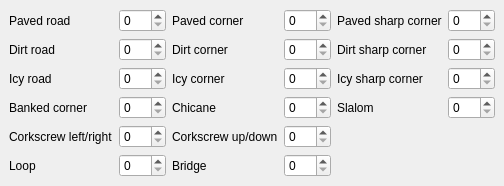
<?xml version="1.0" encoding="UTF-8"?>
<ui version="4.0">
 <class>SpeedResource</class>
 <widget class="QWidget" name="SpeedResource">
  <layout class="QVBoxLayout" name="verticalLayout">
   <property name="margin">
    <number>0</number>
   </property>
   <item>
    <widget class="QWidget" name="gridWidget">
     <layout class="QGridLayout" name="gridLayout">
      <property name="sizeConstraint">
       <enum>QLayout::SetFixedSize</enum>
      </property>
      <item row="0" column="0">
       <widget class="QLabel" name="labelPavedRoad">
        <property name="text">
         <string>Paved road</string>
        </property>
       </widget>
      </item>
      <item row="0" column="1">
       <widget class="QSpinBox" name="spinBoxPavedRoad">
        <property name="maximum">
         <number>255</number>
        </property>
       </widget>
      </item>
      <item row="0" column="2">
       <widget class="QLabel" name="labelPavedCorner">
        <property name="text">
         <string>Paved corner</string>
        </property>
       </widget>
      </item>
      <item row="0" column="3">
       <widget class="QSpinBox" name="spinBoxPavedCorner">
        <property name="maximum">
         <number>255</number>
        </property>
       </widget>
      </item>
      <item row="0" column="4">
       <widget class="QLabel" name="labelPavedSharpCorner">
        <property name="text">
         <string>Paved sharp corner</string>
        </property>
       </widget>
      </item>
      <item row="0" column="5">
       <widget class="QSpinBox" name="spinBoxPavedSharpCorner">
        <property name="maximum">
         <number>255</number>
        </property>
       </widget>
      </item>
      <item row="1" column="0">
       <widget class="QLabel" name="labelDirtRoad">
        <property name="text">
         <string>Dirt road</string>
        </property>
       </widget>
      </item>
      <item row="1" column="1">
       <widget class="QSpinBox" name="spinBoxDirtRoad">
        <property name="maximum">
         <number>255</number>
        </property>
       </widget>
      </item>
      <item row="1" column="2">
       <widget class="QLabel" name="labelDirtCorner">
        <property name="text">
         <string>Dirt corner</string>
        </property>
       </widget>
      </item>
      <item row="1" column="3">
       <widget class="QSpinBox" name="spinBoxDirtCorner">
        <property name="maximum">
         <number>255</number>
        </property>
       </widget>
      </item>
      <item row="1" column="4">
       <widget class="QLabel" name="labelDirtSharpCorner">
        <property name="text">
         <string>Dirt sharp corner</string>
        </property>
       </widget>
      </item>
      <item row="1" column="5">
       <widget class="QSpinBox" name="spinBoxDirtSharpCorner">
        <property name="maximum">
         <number>255</number>
        </property>
       </widget>
      </item>
      <item row="2" column="0">
       <widget class="QLabel" name="labelIcyRoad">
        <property name="text">
         <string>Icy road</string>
        </property>
       </widget>
      </item>
      <item row="2" column="1">
       <widget class="QSpinBox" name="spinBoxIcyRoad">
        <property name="maximum">
         <number>255</number>
        </property>
       </widget>
      </item>
      <item row="2" column="2">
       <widget class="QLabel" name="labelIcyCorner">
        <property name="text">
         <string>Icy corner</string>
        </property>
       </widget>
      </item>
      <item row="2" column="3">
       <widget class="QSpinBox" name="spinBoxIcyCorner">
        <property name="maximum">
         <number>255</number>
        </property>
       </widget>
      </item>
      <item row="2" column="4">
       <widget class="QLabel" name="labelIcySharpCorner">
        <property name="text">
         <string>Icy sharp corner</string>
        </property>
       </widget>
      </item>
      <item row="2" column="5">
       <widget class="QSpinBox" name="spinBoxIcySharpCorner">
        <property name="maximum">
         <number>255</number>
        </property>
       </widget>
      </item>
      <item row="3" column="0">
       <widget class="QLabel" name="labelBankedCorner">
        <property name="text">
         <string>Banked corner</string>
        </property>
       </widget>
      </item>
      <item row="3" column="1">
       <widget class="QSpinBox" name="spinBoxBankedCorner">
        <property name="maximum">
         <number>255</number>
        </property>
       </widget>
      </item>
      <item row="3" column="2">
       <widget class="QLabel" name="labelChicane">
        <property name="text">
         <string>Chicane</string>
        </property>
       </widget>
      </item>
      <item row="3" column="3">
       <widget class="QSpinBox" name="spinBoxChicane">
        <property name="maximum">
         <number>255</number>
        </property>
       </widget>
      </item>
      <item row="3" column="4">
       <widget class="QLabel" name="labelSlalom">
        <property name="text">
         <string>Slalom</string>
        </property>
       </widget>
      </item>
      <item row="3" column="5">
       <widget class="QSpinBox" name="spinBoxSlalom">
        <property name="maximum">
         <number>255</number>
        </property>
       </widget>
      </item>
      <item row="4" column="0">
       <widget class="QLabel" name="labelCorkLR">
        <property name="text">
         <string>Corkscrew left/right</string>
        </property>
       </widget>
      </item>
      <item row="4" column="1">
       <widget class="QSpinBox" name="spinBoxCorkLR">
        <property name="maximum">
         <number>255</number>
        </property>
       </widget>
      </item>
      <item row="4" column="2">
       <widget class="QLabel" name="labelCorkUD">
        <property name="text">
         <string>Corkscrew up/down</string>
        </property>
       </widget>
      </item>
      <item row="4" column="3">
       <widget class="QSpinBox" name="spinBoxCorkUD">
        <property name="maximum">
         <number>255</number>
        </property>
       </widget>
      </item>
      <item row="5" column="0">
       <widget class="QLabel" name="labelLoop">
        <property name="text">
         <string>Loop</string>
        </property>
       </widget>
      </item>
      <item row="5" column="1">
       <widget class="QSpinBox" name="spinBoxLoop">
        <property name="maximum">
         <number>255</number>
        </property>
       </widget>
      </item>
      <item row="5" column="2">
       <widget class="QLabel" name="labelBridge">
        <property name="text">
         <string>Bridge</string>
        </property>
       </widget>
      </item>
      <item row="5" column="3">
       <widget class="QSpinBox" name="spinBoxBridge">
        <property name="maximum">
         <number>255</number>
        </property>
       </widget>
      </item>
     </layout>
    </widget>
   </item>
   <item>
    <spacer>
     <property name="orientation">
      <enum>Qt::Vertical</enum>
     </property>
     <property name="sizeHint" stdset="0">
      <size>
       <width>0</width>
       <height>0</height>
      </size>
     </property>
    </spacer>
   </item>
  </layout>
 </widget>
 <resources/>
 <connections>
  <connection>
   <sender>spinBoxPavedRoad</sender>
   <signal>valueChanged(int)</signal>
   <receiver>SpeedResource</receiver>
   <slot>isModified()</slot>
  </connection>
  <connection>
   <sender>spinBoxPavedCorner</sender>
   <signal>valueChanged(int)</signal>
   <receiver>SpeedResource</receiver>
   <slot>isModified()</slot>
  </connection>
  <connection>
   <sender>spinBoxPavedSharpCorner</sender>
   <signal>valueChanged(int)</signal>
   <receiver>SpeedResource</receiver>
   <slot>isModified()</slot>
  </connection>
  <connection>
   <sender>spinBoxDirtRoad</sender>
   <signal>valueChanged(int)</signal>
   <receiver>SpeedResource</receiver>
   <slot>isModified()</slot>
  </connection>
  <connection>
   <sender>spinBoxDirtCorner</sender>
   <signal>valueChanged(int)</signal>
   <receiver>SpeedResource</receiver>
   <slot>isModified()</slot>
  </connection>
  <connection>
   <sender>spinBoxDirtSharpCorner</sender>
   <signal>valueChanged(int)</signal>
   <receiver>SpeedResource</receiver>
   <slot>isModified()</slot>
  </connection>
  <connection>
   <sender>spinBoxIcyRoad</sender>
   <signal>valueChanged(int)</signal>
   <receiver>SpeedResource</receiver>
   <slot>isModified()</slot>
  </connection>
  <connection>
   <sender>spinBoxIcyCorner</sender>
   <signal>valueChanged(int)</signal>
   <receiver>SpeedResource</receiver>
   <slot>isModified()</slot>
  </connection>
  <connection>
   <sender>spinBoxIcySharpCorner</sender>
   <signal>valueChanged(int)</signal>
   <receiver>SpeedResource</receiver>
   <slot>isModified()</slot>
  </connection>
  <connection>
   <sender>spinBoxBankedCorner</sender>
   <signal>valueChanged(int)</signal>
   <receiver>SpeedResource</receiver>
   <slot>isModified()</slot>
  </connection>
  <connection>
   <sender>spinBoxChicane</sender>
   <signal>valueChanged(int)</signal>
   <receiver>SpeedResource</receiver>
   <slot>isModified()</slot>
  </connection>
  <connection>
   <sender>spinBoxSlalom</sender>
   <signal>valueChanged(int)</signal>
   <receiver>SpeedResource</receiver>
   <slot>isModified()</slot>
  </connection>
  <connection>
   <sender>spinBoxCorkLR</sender>
   <signal>valueChanged(int)</signal>
   <receiver>SpeedResource</receiver>
   <slot>isModified()</slot>
  </connection>
  <connection>
   <sender>spinBoxCorkUD</sender>
   <signal>valueChanged(int)</signal>
   <receiver>SpeedResource</receiver>
   <slot>isModified()</slot>
  </connection>
  <connection>
   <sender>spinBoxLoop</sender>
   <signal>valueChanged(int)</signal>
   <receiver>SpeedResource</receiver>
   <slot>isModified()</slot>
  </connection>
  <connection>
   <sender>spinBoxBridge</sender>
   <signal>valueChanged(int)</signal>
   <receiver>SpeedResource</receiver>
   <slot>isModified()</slot>
  </connection>
 </connections>
</ui>
